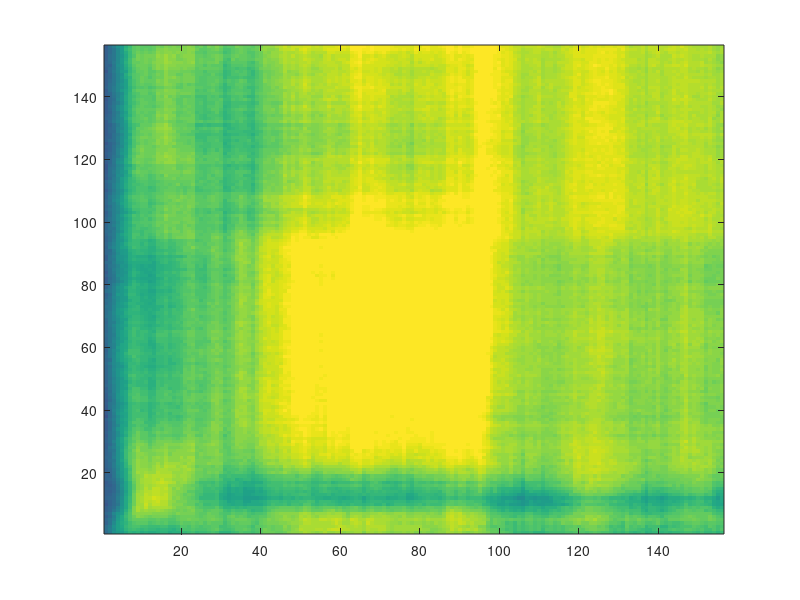

This chart was generated by the following MATLAB code: (Note: this script raises an error after producing the figure.)
% add main folder and subfolders to the Matlab path 
close all, clear all
% select panel to plot 'fig_6a', 'fig_6b', 'fig_6c'
select_panel = 'fig_6c';
switch select_panel
    case 'fig_6a'
        load('fig_6a_mem.mat');
        acc_mem  = final_accuracy;
        null_mem = shuffled_accuracy;
        load('fig_6a_dyn.mat');
        acc_dyn  = final_accuracy;
        null_dyn = shuffled_accuracy;
        
        mean_accuracies = vertcat(mean(acc_mem),mean(acc_dyn));        
        
        figure('color', [1 1 1]);
        rgb = [0 0 0; 0.8 0 0];
        plot(time_binned, mean_accuracies(1,:), 'Color',rgb(1, :),'LineWidth',3); hold on,
        plot(time_binned, mean_accuracies(2,:), 'Color',rgb(2, :),'LineWidth',3); hold on,
        
        p_1 = demo_chance(acc_mem, null_mem);
        sign1_t = zeros(1,size(mean_accuracies,2));
        for t=1:length(time_binned)
            sign1_t = demo_st_level(sign1_t,time_binned,t,p_1(1,:),0.001);
        end
        demo_plot_sign_line(time_binned, {sign1_t}, 102, 2, rgb(1,:));
        p_2 = demo_chance(acc_dyn, null_dyn);
        sign2_t = zeros(1,size(mean_accuracies,2));
        for t=1:length(time_binned)
            [sign2_t] = demo_st_level(sign2_t,time_binned,t,p_2(1,:),0.001);
        end
        demo_plot_sign_line(time_binned, {sign1_t}, 102, 4, rgb(2,:));
        
        % compare the two conditions using a cluster-based permutation test
        % requires function permutest: https://www.mathworks.com/matlabcentral/fileexchange/71737-permutest
        [clusters, p_values] = permutest(acc_mem', acc_dyn', 0, 0.001, 10^3, 1);
        ylims = get(gca, 'ylim');
        obsDiff = mean(acc_mem,1)-mean(acc_dyn,1);
        for iClust = 1: length(clusters)
            if p_values(iClust)<0.001
                if mean(obsDiff(clusters{iClust})) > 0
                    color = rgb(1,:);
                else
                    color = rgb(2,:);
                end
                line([time_binned(clusters{iClust}(1))  time_binned(clusters{iClust}(end))], [ylims(1)-10 ylims(1)-10],'linewidth',4, 'color',color)
            end
        end
        
        xlim([30 time_binned(end)]);
        ylim([20 110]);
        ax = gca;
        ax.YTick = 20:20:100;
        ylims = get(gca,'ylim');
        xlabel('Time(s)');
        ylabel('Decoding accuarcy (% correct)');
        set(ax, 'xtick', [0:300:900, 1100: 200:1400, 1500:200:1800]);
        set(ax, 'xticklabels', [0:0.3:0.9, 1.1:0.2:1.4, -0.3:0.2:0]);
        rectangle('Position',[1350 0 100 ylims(2)],'EdgeColor','k','FaceColor','w'), hold on,
        hold on;
        plot([900 900], [0 100],  '--k', 'LineWidth', 0.8);
        chance = 100/3;
        plot([time_binned(1) time_binned(end)], [chance chance], '--k')
        legend('memory','dynamic','location','best')
        legend('boxoff')
    case 'fig_6b';
        load('fig_6b.mat');
        
        % Q is the basis of the shared subspace
        proj_delay = Q'*frmem;
        proj_cue   = Q'*frcue;
        
        % figure may differ from the original as trials projected into the subspace
        % were selected using a random permutation procedure
        figure('color',[1 1 1])
        plot(proj_delay(1,labels==1), proj_delay(2,labels==1),'ro', 'LineWidth', 2), hold on
        plot(proj_delay(1,labels==2), proj_delay(2,labels==2),'go', 'LineWidth', 2), hold on
        plot(proj_delay(1,labels==3), proj_delay(2,labels==3),'bo', 'LineWidth', 2), hold on
        plot(proj_cue(1,labels==1),   proj_cue(2,labels==1),  'r+', 'LineWidth', 2), hold on
        plot(proj_cue(1,labels==2),   proj_cue(2,labels==2),  'g+', 'LineWidth', 2), hold on
        plot(proj_cue(1,labels==3),   proj_cue(2,labels==3),  'b+', 'LineWidth', 2)
        xlabel('Subspace axis 1')
        ylabel('Subspace axis 2')
    case 'fig_6c'
        load('fig_6c.mat');
        
        nTimes = size(ct_accuracy,1);
        pvals  = nan(nTimes,nTimes);
        for ii=1:nTimes
            for jj=1:nTimes
                pvals(jj,ii) = (sum(ct_accuracy_diag(ii,ii,:)<mean(ct_accuracy(jj,ii,:))))/(size(ct_accuracy_diag,3));
            end
        end
        
        % restrict data in the late delay period
        ct_accuracy(132:147, :, :) = [];
        ct_accuracy(:, 132:147, :) = [];
        pvals(132:147, :)  = [];
        pvals(:, 132:147)  = [];
        
        figure('color',[1 1 1]);
        clims = [25 85];
        imagesc(mean(ct_accuracy,3), clims);
        set(gca,'YDir','normal');
        % requires function customcolormap: https://www.mathworks.com/matlabcentral/fileexchange/69470-custom-colormap
        mycolormap = customcolormap(linspace(0,1,9), {'#cd002b','#f66e44','#ffd97f','#def4f9','#abd9e9','#73add2','#4873b5','#363ba8','#313691'});
        colormap(mycolormap);
        % otherwise use Matlab's colormap
        % colormap('jet');
        
        c = colorbar;
        c.Label.String = 'Decoding accuracy (% correct)';
        
        ylims = get(gca,'ylim');
        
        % contour
        sign = pvals<0.001;
        sign = imgaussfilt(double(sign),3);
        hold on,
        contour(1:size(ct_accuracy,1),1:size(ct_accuracy,2),sign,1,'Linewidth',2,'LineColor',[0.16 0.24 0.24],'LineStyle','--');
        
        % plot the delay period onset
        hold on;
        plot([86 86], [0 size(pvals,1)], '--w', 'LineWidth', 2);
        plot([0 size(pvals,1)], [86 86], '--w', 'LineWidth', 2);
        rectangle('Position',[131 0 2 ylims(2)],'EdgeColor','w','FaceColor','w'), hold on,
        rectangle('Position',[0 131 ylims(2) 2],'EdgeColor','w','FaceColor','w')
        
        xlabel('Train time (s)')
        ylabel('Test time (s)')
        
        ax = gca;
        set(ax, 'xtick', [26:30:131,132:20:156]);
        set(ax, 'xticklabels', [0.3:0.3:1.3+0.1,-0.3:0.2:0+0.1]);
        set(ax, 'ytick', [26:30:131,132:20:156]);
        set(ax, 'yticklabels', [0.3:0.3:1.3+0.1,-0.3:0.2:0+0.1]);
end

